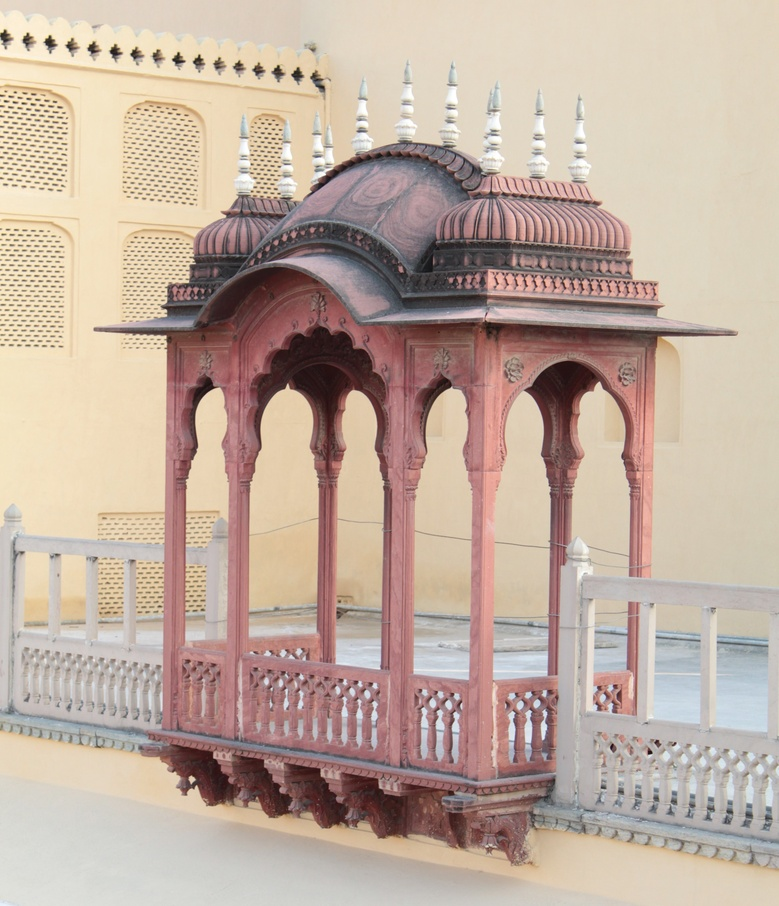
#> input picture images/jaipur-1.jpg, 779 x 906 px, shrunk from 3412 x 3968 before the run
$ jupyter execute 02_resolution.ipynb
#> lines starting #> are read from the running program, lines starting #| are printed output that depends on the picture
# What do we mean by Image Resolution and how many types of them are there?

This notebook gives an overview of what is the meaning of image resolution of spatial, spectral and temporal kind

[cell 1]
# Importing libraries
import cv2
import sys
import imutils
import numpy as np
import matplotlib.pyplot as plt
import matplotlib.gridspec as gridspec
np.set_printoptions(threshold=sys.maxsize, linewidth = 120)

[cell 2]
# Reading a sample image
img = cv2.imread('..//images//jaipur-1.jpg')
#> img is the input picture: shape (906, 779, 3); mean B, G, R 159.7, 173.1, 192.3
image = img.copy()

[cell 3]
image = cv2.cvtColor(image, cv2.COLOR_RGB2GRAY)
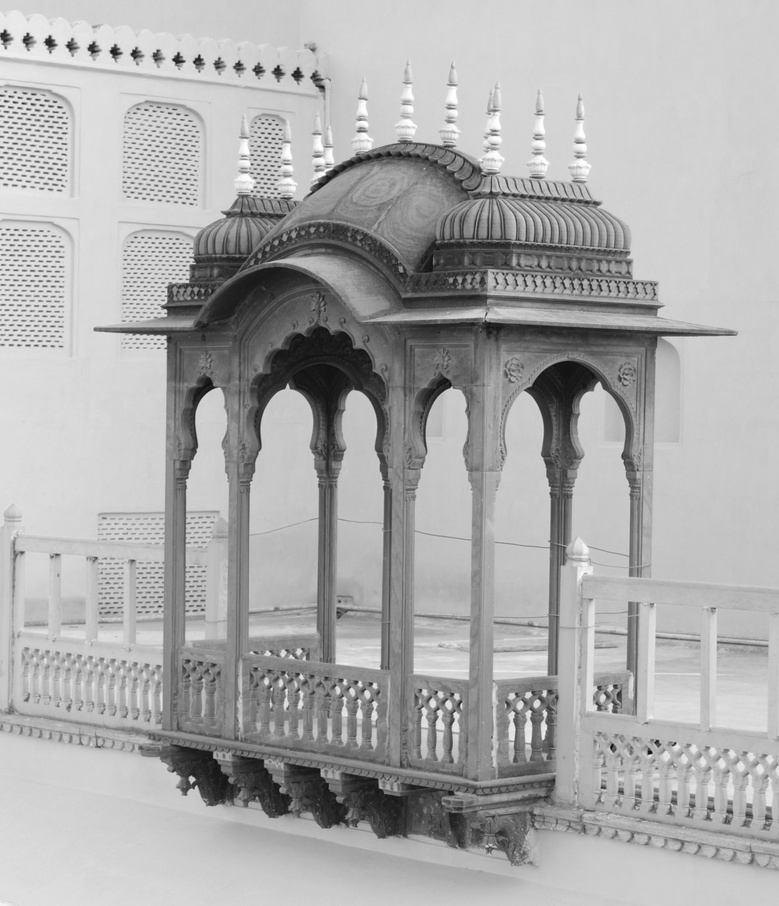
#> image: shape (906, 779); min 12, max 255, mean 171.2
plt.imshow(image, cmap='gray', vmin=0, vmax=255)
plt.title('Grayscale image of a cat')
plt.show()

### Function to Implement Spatial Binning

#### Using Two FOR Loops

[cell 4]
# Binning function
def spatial_binning(img, fac = 2):
#> called with fac = 64
    res = np.ones(img.shape)
    for i in range(0, res.shape[0], fac):
        for j in range(0, res.shape[1], fac):
            res[i:i+fac, j:j+fac] = np.average(img[i:i+fac, j:j+fac])
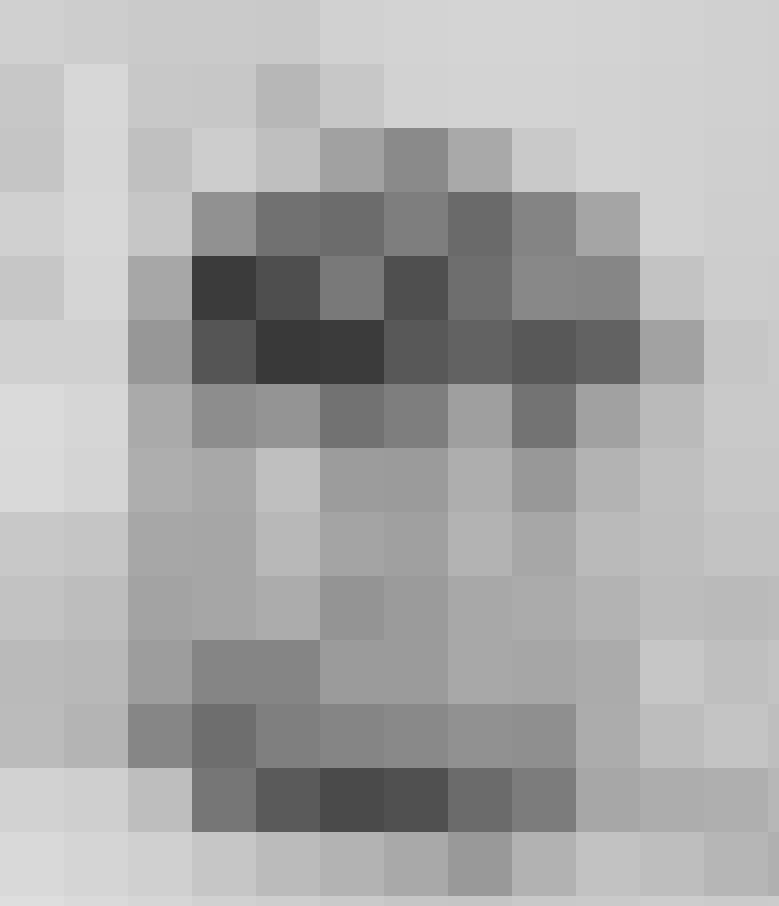
#> res: shape (906, 779) float64; min 57.69, max 222.1, mean 171.2
    res[:,:] = 255*res[:,:]/np.max(res[:,:])
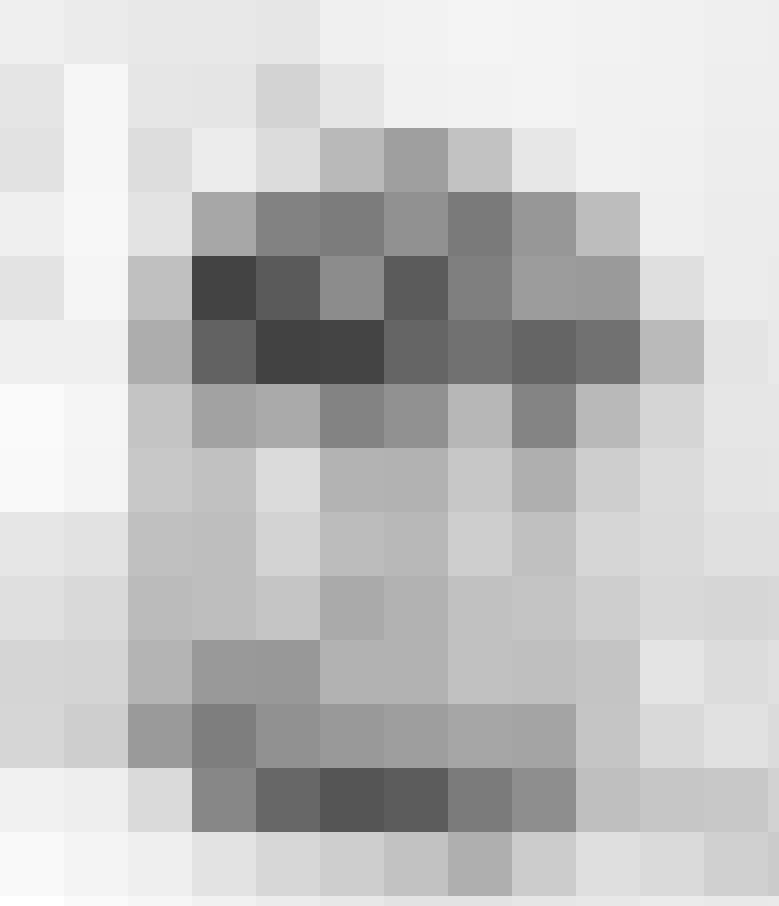
#> res: shape (906, 779) float64; min 66.22, max 255, mean 196.6
    return res

#### Vectorized Version

[cell 5]
res = spatial_binning(image, fac = 64)
f, (ax1, ax2) = plt.subplots(1, 2, figsize = (50,20))
f.suptitle('Lowering the spatial resolution of an image', fontsize=64)
ax1.imshow(image, cmap='gray', vmin=0, vmax=255)
ax1.set_title('Original Cat Image', fontsize=64)
ax2.imshow(res, cmap='gray', vmin=0, vmax=255)
ax2.set_title('Low Resolution Cat Image', fontsize=60)
plt.show()
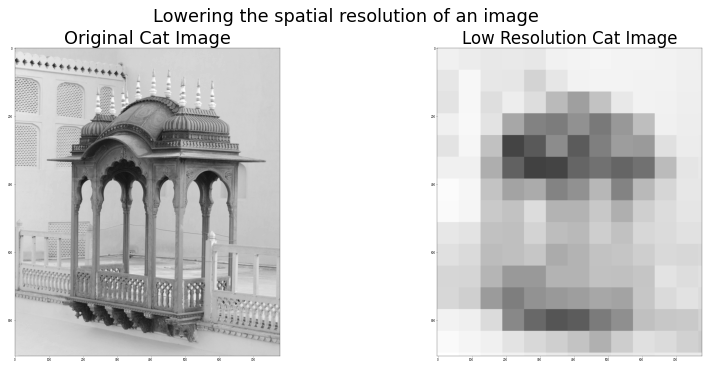
#> figure drawn by matplotlib, 2 panels

$ run again, with images/jaipur-2.jpg copied over images/jaipur-1.jpg
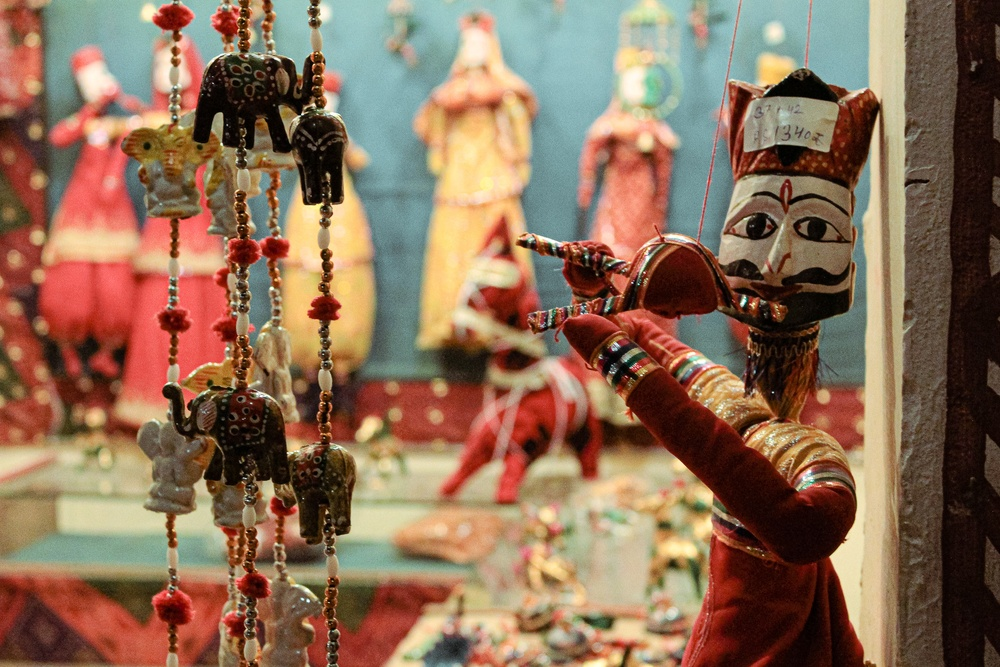
#> input picture images/jaipur-2.jpg, 1000 x 667 px, shrunk from 2048 x 1365 before the run
#> img is the input picture: shape (667, 1000, 3); mean B, G, R 87.6, 110.1, 140
#> after the loop in spatial_binning, `for i in range(0, res.shape[0], fac):`:
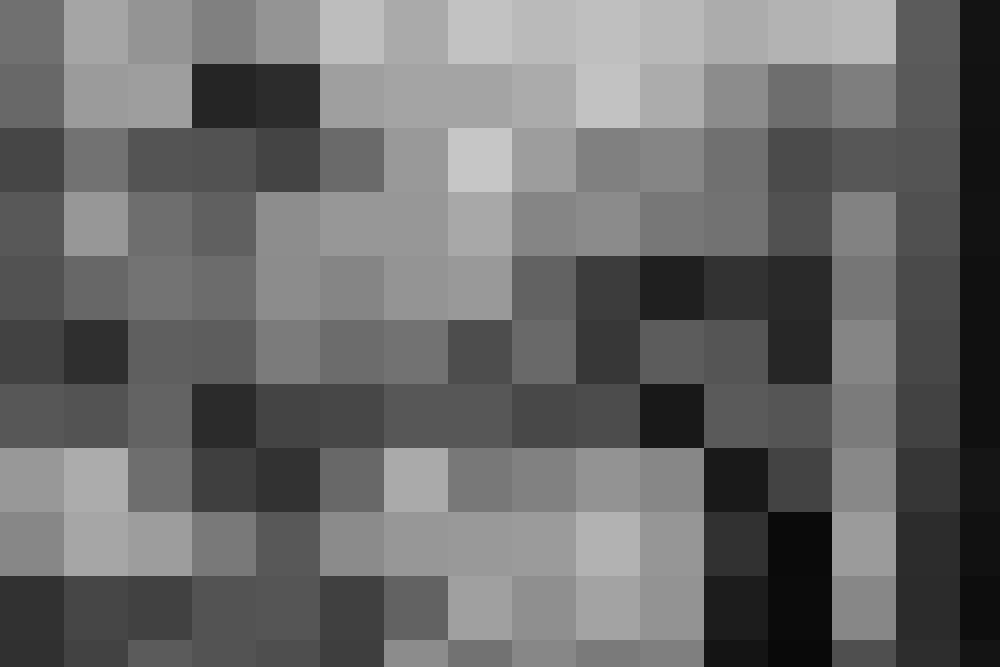
#> res: shape (667, 1000) float64; min 9.43, max 198.5, mean 106.8
#> `plt.show()`:
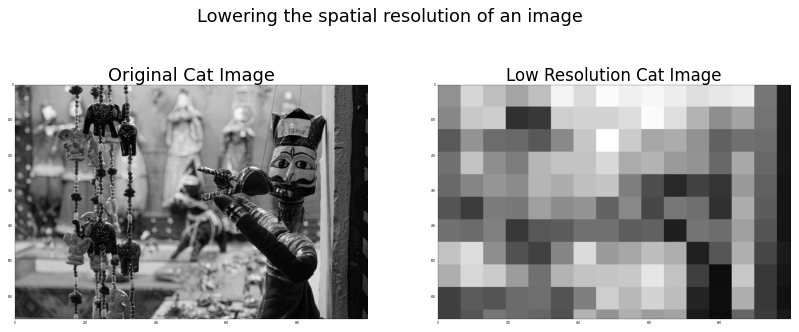
#> figure drawn by matplotlib, 2 panels

$ run again, with images/lonavala-1.jpg copied over images/jaipur-1.jpg
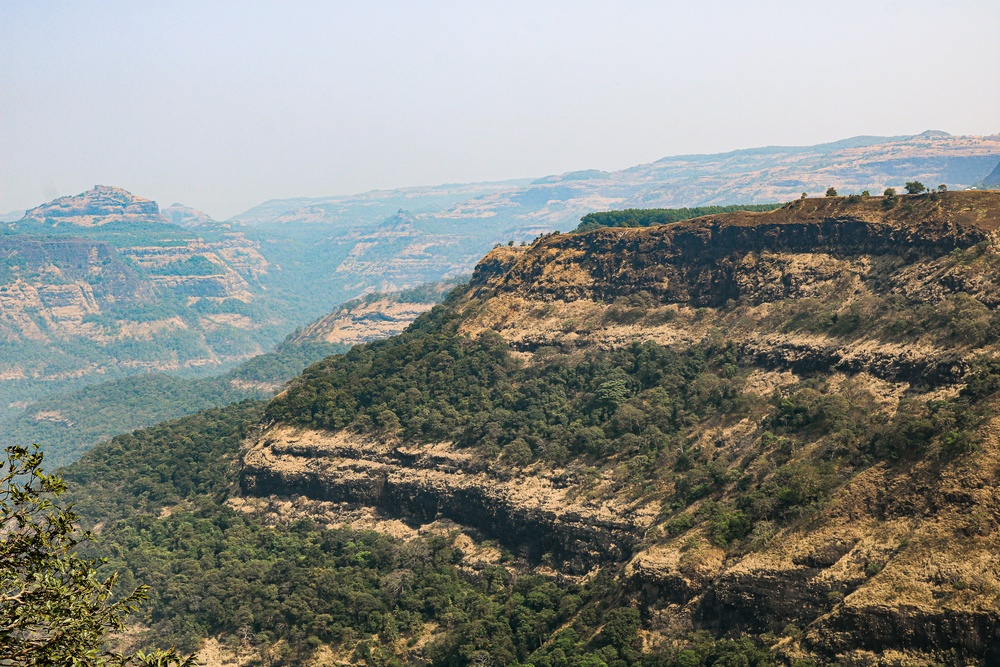
#> input picture images/lonavala-1.jpg, 1000 x 667 px, shrunk from 2048 x 1365 before the run
#> img is the input picture: shape (667, 1000, 3); mean B, G, R 131.2, 137.9, 135.7
#> after the loop in spatial_binning, `for i in range(0, res.shape[0], fac):`:
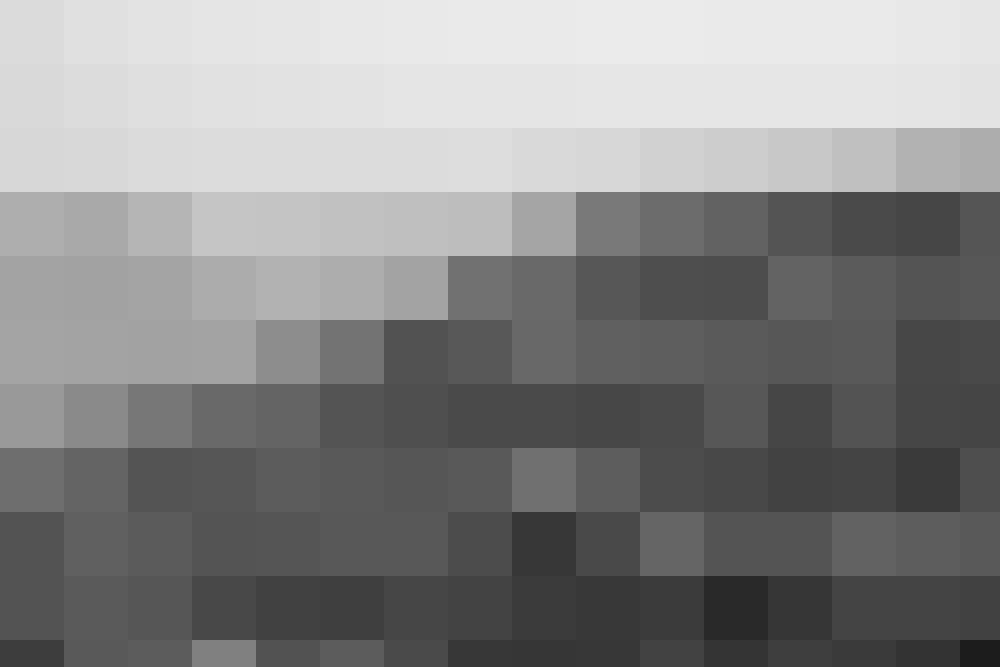
#> res: shape (667, 1000) float64; min 28.13, max 235.2, mean 135.6
#> `plt.show()`:
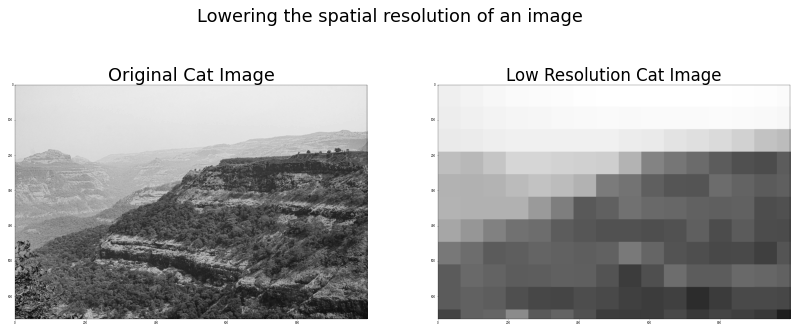
#> figure drawn by matplotlib, 2 panels
